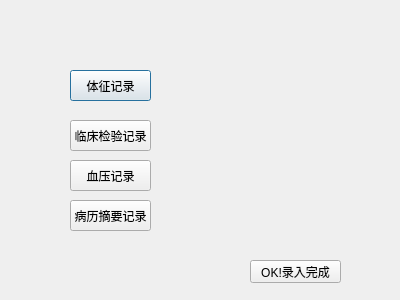
<?xml version="1.0" encoding="UTF-8"?>
<ui version="4.0">
 <class>AddDataDialog</class>
 <widget class="QDialog" name="AddDataDialog">
  <property name="geometry">
   <rect>
    <x>0</x>
    <y>0</y>
    <width>400</width>
    <height>300</height>
   </rect>
  </property>
  <property name="windowTitle">
   <string>Dialog</string>
  </property>
  <widget class="QPushButton" name="VitalRecord">
   <property name="geometry">
    <rect>
     <x>70</x>
     <y>70</y>
     <width>81</width>
     <height>31</height>
    </rect>
   </property>
   <property name="text">
    <string>体征记录</string>
   </property>
  </widget>
  <widget class="QPushButton" name="LTRecord">
   <property name="geometry">
    <rect>
     <x>70</x>
     <y>120</y>
     <width>81</width>
     <height>31</height>
    </rect>
   </property>
   <property name="text">
    <string>临床检验记录</string>
   </property>
  </widget>
  <widget class="QPushButton" name="BPRecord">
   <property name="geometry">
    <rect>
     <x>70</x>
     <y>160</y>
     <width>81</width>
     <height>31</height>
    </rect>
   </property>
   <property name="text">
    <string>血压记录</string>
   </property>
  </widget>
  <widget class="QPushButton" name="MHRecord">
   <property name="geometry">
    <rect>
     <x>70</x>
     <y>200</y>
     <width>81</width>
     <height>31</height>
    </rect>
   </property>
   <property name="text">
    <string>病历摘要记录</string>
   </property>
  </widget>
  <widget class="QPushButton" name="OKbutton">
   <property name="geometry">
    <rect>
     <x>250</x>
     <y>260</y>
     <width>91</width>
     <height>23</height>
    </rect>
   </property>
   <property name="text">
    <string>OK!录入完成</string>
   </property>
  </widget>
 </widget>
 <resources/>
 <connections/>
</ui>
